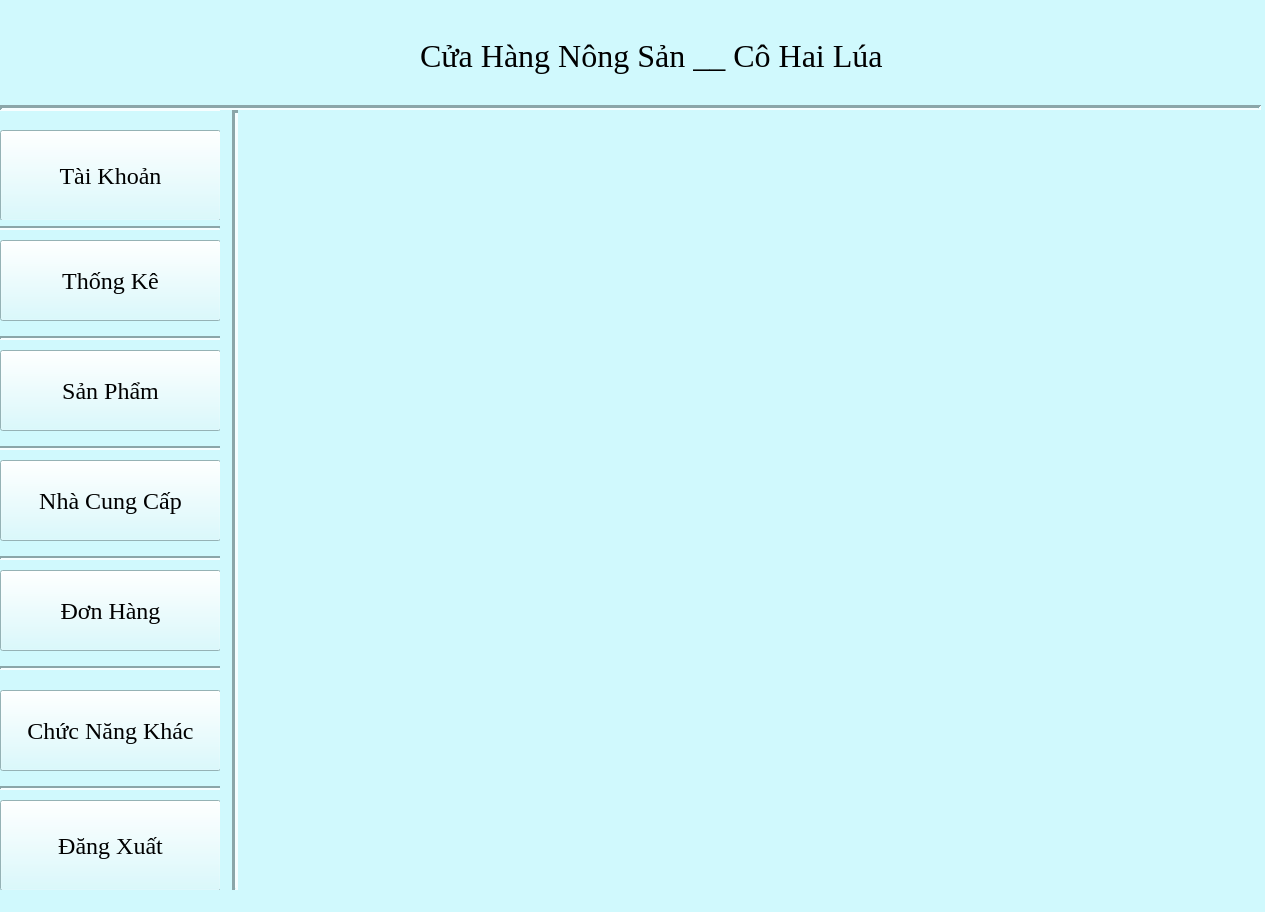
<?xml version="1.0" encoding="UTF-8"?>
<ui version="4.0">
 <class>MainWindow</class>
 <widget class="QMainWindow" name="MainWindow">
  <property name="geometry">
   <rect>
    <x>0</x>
    <y>0</y>
    <width>1265</width>
    <height>912</height>
   </rect>
  </property>
  <property name="windowTitle">
   <string>MainWindow</string>
  </property>
  <property name="styleSheet">
   <string notr="true">background-color: #D0F9FD;</string>
  </property>
  <widget class="QWidget" name="centralwidget">
   <property name="styleSheet">
    <string notr="true"/>
   </property>
   <widget class="QWidget" name="widget" native="true">
    <property name="geometry">
     <rect>
      <x>0</x>
      <y>0</y>
      <width>1271</width>
      <height>111</height>
     </rect>
    </property>
    <widget class="QLabel" name="Favicon">
     <property name="geometry">
      <rect>
       <x>80</x>
       <y>0</y>
       <width>131</width>
       <height>91</height>
      </rect>
     </property>
     <property name="text">
      <string/>
     </property>
    </widget>
    <widget class="QLabel" name="label">
     <property name="geometry">
      <rect>
       <x>420</x>
       <y>10</y>
       <width>501</width>
       <height>91</height>
      </rect>
     </property>
     <property name="font">
      <font>
       <family>Times New Roman</family>
       <pointsize>24</pointsize>
      </font>
     </property>
     <property name="text">
      <string>Cửa Hàng Nông Sản __ Cô Hai Lúa</string>
     </property>
    </widget>
    <widget class="Line" name="line">
     <property name="geometry">
      <rect>
       <x>0</x>
       <y>100</y>
       <width>1261</width>
       <height>16</height>
      </rect>
     </property>
     <property name="lineWidth">
      <number>3</number>
     </property>
     <property name="orientation">
      <enum>Qt::Horizontal</enum>
     </property>
    </widget>
   </widget>
   <widget class="QWidget" name="widget_2" native="true">
    <property name="geometry">
     <rect>
      <x>0</x>
      <y>120</y>
      <width>231</width>
      <height>801</height>
     </rect>
    </property>
    <widget class="QPushButton" name="btnTaiKhoan">
     <property name="geometry">
      <rect>
       <x>0</x>
       <y>10</y>
       <width>221</width>
       <height>91</height>
      </rect>
     </property>
     <property name="font">
      <font>
       <family>Times New Roman</family>
       <pointsize>18</pointsize>
      </font>
     </property>
     <property name="text">
      <string>Tài Khoản</string>
     </property>
    </widget>
    <widget class="QPushButton" name="btnThongKe">
     <property name="geometry">
      <rect>
       <x>0</x>
       <y>120</y>
       <width>221</width>
       <height>81</height>
      </rect>
     </property>
     <property name="font">
      <font>
       <family>Times New Roman</family>
       <pointsize>18</pointsize>
      </font>
     </property>
     <property name="text">
      <string>Thống Kê</string>
     </property>
    </widget>
    <widget class="QPushButton" name="btnSanPham">
     <property name="geometry">
      <rect>
       <x>0</x>
       <y>230</y>
       <width>221</width>
       <height>81</height>
      </rect>
     </property>
     <property name="font">
      <font>
       <family>Times New Roman</family>
       <pointsize>18</pointsize>
      </font>
     </property>
     <property name="text">
      <string>Sản Phẩm</string>
     </property>
    </widget>
    <widget class="QPushButton" name="btnNhaCungCap">
     <property name="geometry">
      <rect>
       <x>0</x>
       <y>340</y>
       <width>221</width>
       <height>81</height>
      </rect>
     </property>
     <property name="font">
      <font>
       <family>Times New Roman</family>
       <pointsize>18</pointsize>
      </font>
     </property>
     <property name="text">
      <string>Nhà Cung Cấp</string>
     </property>
    </widget>
    <widget class="QPushButton" name="btnDonHang">
     <property name="geometry">
      <rect>
       <x>0</x>
       <y>450</y>
       <width>221</width>
       <height>81</height>
      </rect>
     </property>
     <property name="font">
      <font>
       <family>Times New Roman</family>
       <pointsize>18</pointsize>
      </font>
     </property>
     <property name="text">
      <string>Đơn Hàng</string>
     </property>
    </widget>
    <widget class="QPushButton" name="btnDangXuat">
     <property name="geometry">
      <rect>
       <x>0</x>
       <y>680</y>
       <width>221</width>
       <height>91</height>
      </rect>
     </property>
     <property name="font">
      <font>
       <family>Times New Roman</family>
       <pointsize>18</pointsize>
      </font>
     </property>
     <property name="text">
      <string>Đăng Xuất</string>
     </property>
    </widget>
    <widget class="Line" name="line_3">
     <property name="geometry">
      <rect>
       <x>-10</x>
       <y>100</y>
       <width>231</width>
       <height>16</height>
      </rect>
     </property>
     <property name="lineWidth">
      <number>2</number>
     </property>
     <property name="orientation">
      <enum>Qt::Horizontal</enum>
     </property>
    </widget>
    <widget class="Line" name="line_7">
     <property name="geometry">
      <rect>
       <x>0</x>
       <y>210</y>
       <width>231</width>
       <height>16</height>
      </rect>
     </property>
     <property name="lineWidth">
      <number>2</number>
     </property>
     <property name="orientation">
      <enum>Qt::Horizontal</enum>
     </property>
    </widget>
    <widget class="Line" name="line_6">
     <property name="geometry">
      <rect>
       <x>-10</x>
       <y>320</y>
       <width>241</width>
       <height>16</height>
      </rect>
     </property>
     <property name="lineWidth">
      <number>2</number>
     </property>
     <property name="orientation">
      <enum>Qt::Horizontal</enum>
     </property>
    </widget>
    <widget class="Line" name="line_5">
     <property name="geometry">
      <rect>
       <x>0</x>
       <y>430</y>
       <width>231</width>
       <height>16</height>
      </rect>
     </property>
     <property name="lineWidth">
      <number>2</number>
     </property>
     <property name="orientation">
      <enum>Qt::Horizontal</enum>
     </property>
    </widget>
    <widget class="Line" name="line_4">
     <property name="geometry">
      <rect>
       <x>0</x>
       <y>660</y>
       <width>231</width>
       <height>16</height>
      </rect>
     </property>
     <property name="lineWidth">
      <number>2</number>
     </property>
     <property name="orientation">
      <enum>Qt::Horizontal</enum>
     </property>
    </widget>
    <widget class="Line" name="line_9">
     <property name="geometry">
      <rect>
       <x>0</x>
       <y>540</y>
       <width>231</width>
       <height>16</height>
      </rect>
     </property>
     <property name="lineWidth">
      <number>2</number>
     </property>
     <property name="orientation">
      <enum>Qt::Horizontal</enum>
     </property>
    </widget>
    <widget class="QPushButton" name="btnChucNangKhac">
     <property name="geometry">
      <rect>
       <x>0</x>
       <y>570</y>
       <width>221</width>
       <height>81</height>
      </rect>
     </property>
     <property name="font">
      <font>
       <family>Times New Roman</family>
       <pointsize>18</pointsize>
      </font>
     </property>
     <property name="text">
      <string>Chức Năng Khác</string>
     </property>
    </widget>
   </widget>
   <widget class="Line" name="line_2">
    <property name="geometry">
     <rect>
      <x>220</x>
      <y>110</y>
      <width>31</width>
      <height>781</height>
     </rect>
    </property>
    <property name="lineWidth">
     <number>3</number>
    </property>
    <property name="orientation">
     <enum>Qt::Vertical</enum>
    </property>
   </widget>
   <widget class="QLabel" name="Images">
    <property name="geometry">
     <rect>
      <x>240</x>
      <y>110</y>
      <width>1021</width>
      <height>801</height>
     </rect>
    </property>
    <property name="text">
     <string/>
    </property>
   </widget>
  </widget>
  <widget class="QStatusBar" name="statusbar"/>
 </widget>
 <resources/>
 <connections/>
</ui>
